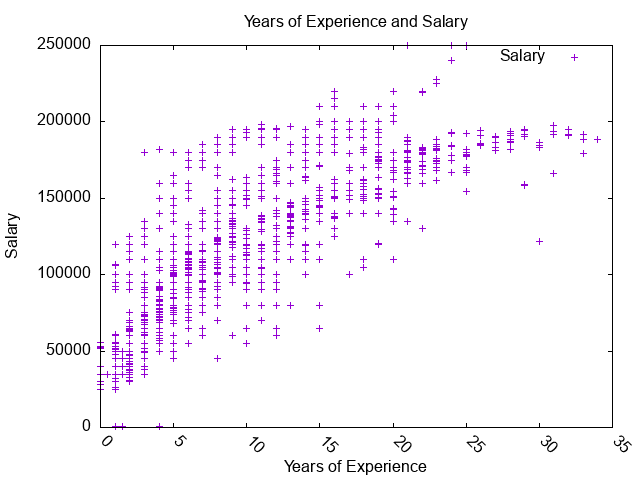

Source code (gnuplot):
set term dumb
set term png
set out "g2.png"

set style fill transparent solid 0.2 noborder
set datafile separator ','

set xlabel "Years of Experience"
set ylabel "Salary"
set title "Years of Experience and Salary"
set autoscale x
set autoscale y

plot 'data.experience.salary.csv' using 1:2 with points title "Salary"
